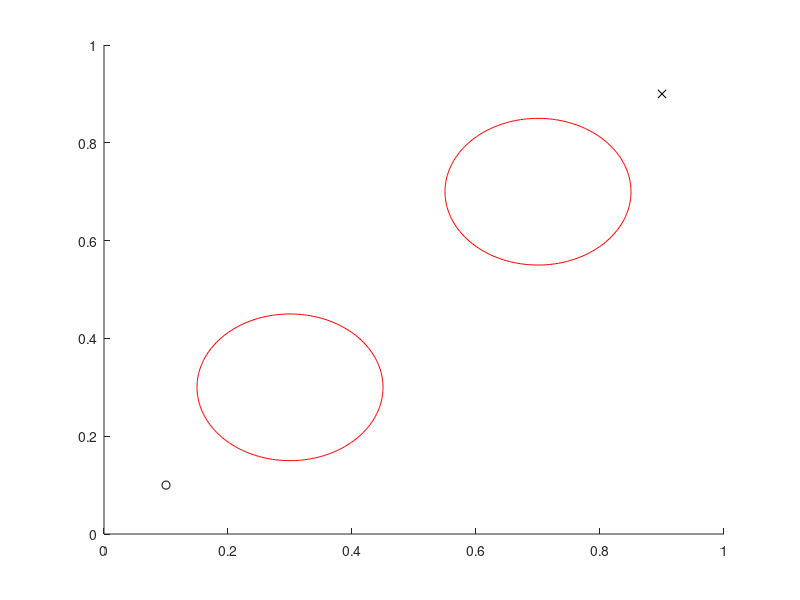

Write the MATLAB code that produced this figure. (Note: this script raises an error after producing the figure.)
%% Jun You 9/11/17
% This script will demonstrate the improved version of rapidly-exploring random tree called RRT*
% The variables defined to describe vertices which are inputs for the functions used in this script are structured with fields:
%     coord : Array of coordinates [x value, y value]
%     ind : used to number the vertices; will be used to keep track of indices used to create network graphs
% 
% Once ran, you will see tree shaped graph with pink line segments representing graphs. 
% The yellow segment will be removed branch and blue segments will be optimized branch. 
% This is to demontrate the different between RRT and RRT*.
% (RRT will not have the blue branches formed but yellow branches as pink)
% 
% For information on the algorithm, go to section 3 and 4 of the paper on 
% https://people.eecs.berkeley.edu/~pabbeel/cs287-fa15/optreadings/rrtstar.pdf
%% Initialization
clearvars -except yy
close all
figure; 
axis([0 1 0 1]);
hold on;
% Obstacles (circles)
Obst_1.mid = [0.7,0.7]; Obst_1.rad = .15; % Center and radius of circle
Obst_2.mid = [0.3,0.3]; Obst_2.rad = .15;
Obst = [Obst_1,Obst_2]; 
% Obst = Obst_1;
% Plotting Obstacles
for a = 1:length(Obst)
    th = 0:pi/100:2*pi;
    xunit = Obst(a).rad.*cos(th) + Obst(a).mid(1);
    yunit = Obst(a).rad.*sin(th) + Obst(a).mid(2);
    plot(xunit,yunit, 'r');
end

x_goal.coord = [0.9,0.9]; % Coordinate of the goal
num_iter = 2000; %Set number of iteration to create random point
EPS = .04; % Maximum edge length
ang = 30 ; % Max Angle
Near_r = .04; % Maximum searching radius for rebranching

%Initial Coordinate
x_init.coord = [0.08,0.08];
x_init.ind = 1; 
x_init_dir = [1 1]; %Direction of the plane at initial
x_init2.coord = [0.1,0.1];
x_init2.ind = 2;
Vertex = [x_init, x_init2];

plot(x_init2.coord(1), x_init2.coord(2),'o','color','black');
plot(x_goal.coord(1), x_goal.coord(2),'x','color','black');
% Using digraph function to keep track of edges using indices of vertices. 
Tree = digraph;
Tree = addnode(Tree, 1);
Tree = addedge(Tree,[1],[2],Cost(x_init,x_init2));
% Toggle comment (ctrl+R) or uncomment (ctrl+T) the 4 lines below with *** to use previous random points for testing purposes 
yy=[]; %***
for x = 1:num_iter
    x_rand.coord = [rand(),rand()]; %*** 
    yy=[yy ; x_rand.coord]; %***
%     x_rand.coord = yy(x,:); %***
    rand_ang = (rand()*ang*2)-ang;
    x_nearest = Nearest(Vertex,Tree,x_rand);
    if isempty(predecessors(Tree,x_nearest.ind))
        x_new = Steer2(rand_ang,Vertex(2),x_nearest,x_rand,EPS);
    else
        x_new = Steer2(rand_ang,Vertex(predecessors(Tree,x_nearest.ind)),x_nearest,x_rand,EPS);
    end
    if CollisionFree2(Vertex(predecessors(Tree,x_nearest.ind)),x_nearest,x_new,Obst) 
        X_near = Near(Vertex,Tree,x_new,Near_r);
        x_new.ind = length(Vertex)+1;
        x_min = x_nearest; 
        c_cost = distances(Tree,1,x_nearest.ind)+Cost(x_nearest,x_new);
        
        % Connect along a minimum-cost path
        for y = 1:length(X_near)
            if CollisionFree2(Vertex(predecessors(Tree,X_near(y).ind)),X_near(y),x_new,Obst) && (distances(Tree,1,X_near(y).ind)+Cost(X_near(y),x_new))<c_cost
                x_min = X_near(y); 
                c_cost = distances(Tree,1,X_near(y).ind)+Cost(X_near(y),x_new);
            end
        end
        Vertex = [Vertex x_new];
        Tree = addedge(Tree,[x_min.ind],[x_new.ind],Cost(x_min,x_new));
        
        % Draw edges and vertices to form paths
        line([x_min.coord(1),x_new.coord(1)],[x_min.coord(2),x_new.coord(2)],'Color', 'm', 'LineWidth', 1);
%         drawnow;
        plot(x_new.coord(1), x_new.coord(2),'x','color','b');
%         drawnow;
        hold on;
        
        % Rewire the tree to create optimal paths (You may
        % comment/remove this whole for-loop to change to RRT)
        for z = 1:length(X_near)
            nom_cost=[];
            if CollisionFree2(Vertex(predecessors(Tree,x_new.ind)),x_new,X_near(z),Obst) && (distances(Tree,1,x_new.ind)+Cost(x_new,X_near(z)))<distances(Tree,1,X_near(z).ind)
                sigma = successors(Tree,X_near(z).ind);
                mu = 0;
                for z1z1 = 1:length(sigma)
                    if CollisionFree2(x_new,X_near(z),Vertex(sigma(z1z1)),Obst) == false
                        mu = 1;
                    end
                end
                if mu == 0
                    parent_ind = predecessors(Tree,X_near(z).ind);
                    x_parent = Vertex(parent_ind);
                    Tree = rmedge(Tree,[x_parent.ind],[X_near(z).ind]);
                    Tree = addedge(Tree,[x_new.ind],[X_near(z).ind],Cost(x_new,X_near(z)));
                                
                    % Draw remove old branch (Redrew in white) and replace with better branch (in blue)
                    line([x_parent.coord(1),X_near(z).coord(1)],[x_parent.coord(2),X_near(z).coord(2)],'Color', 'y', 'LineWidth', 1)
                    line([x_new.coord(1),X_near(z).coord(1)],[x_new.coord(2),X_near(z).coord(2)],'Color', 'r', 'LineWidth', 1)
                    drawnow;
                    hold on;
                end
            end
        end
    end
%     Check if the end the last vertex connects to the goal
    if numel(fieldnames(x_new)) ~=1 && CollisionFree2(Vertex(predecessors(Tree,x_new.ind)),x_new,x_goal,Obst)
        x_goal.ind = x_new.ind+1;
        Vertex = [Vertex x_goal];
        Tree = addedge(Tree,[x_new.ind],[x_goal.ind],Cost(x_new,x_goal));
        plot(x_goal.coord(1), x_goal.coord(2),'x','color','black');
        path = shortestpath(Tree,1,x_goal.ind);
        for j = 1:length(path)-1
            line([Vertex(path(j)).coord(1),Vertex(path(j+1)).coord(1)],[Vertex(path(j)).coord(2),Vertex(path(j+1)).coord(2)],'Color', 'black', 'LineWidth', 1)
        end
        break;
    end
end
% The script below is another way of plotting paths. Use this if you want to graph directly from the network graph. 
% figure;
% plot(Tree);
% figure;
% for aaa = 1:length(Vertex)
%     plot(Vertex(aaa).coord(1), Vertex(aaa).coord(2),'x','color','b');
%     drawnow;
%     hold on;
% end
% edges = Tree.Edges.EndNodes;
% for a = 1:length(Tree.Edges.EndNodes)
%     line([Vertex(edges(a,1)).coord(1),Vertex(edges(a,2)).coord(1)],[Vertex(edges(a,1)).coord(2),Vertex(edges(a,2)).coord(2)],'Color', 'm', 'LineWidth', 1)
%     drawnow;
%     hold on;
% end